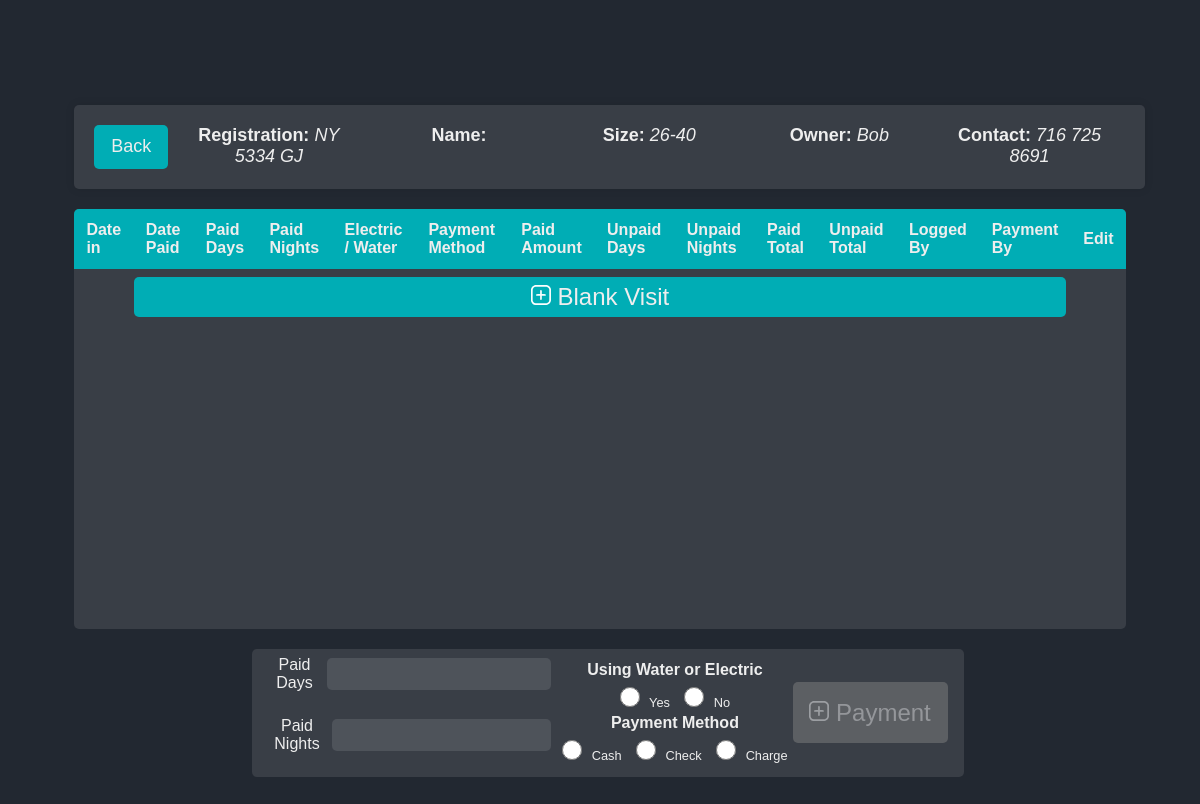
The app's page /visits?id=3 (signed in) with its own data.
### website/models.py (models this page shows)
class Boat(db.Model):
    id = db.Column(db.Integer, primary_key=True)
    boat_reg = db.Column(db.String(150), unique=True)
    sanitized_boat_reg = db.Column(db.String(150), unique=True)
    boat_name = db.Column(db.String(150))
    sanitized_boat_name = db.Column(db.String(150))
    phone_number = db.Column(db.String(150))
    sanitized_phone_number = db.Column(db.String(150))
    owner_name = db.Column(db.String(150))
    sanitized_owner_name = db.Column(db.String(150))
    boat_size = db.Column(db.Integer)
    email = db.Column(db.String(150))
    zipcode = db.Column(db.String(150))
    visits = db.relationship('Visit', backref='boat')
    current_boats_id = db.Column(db.Integer, db.ForeignKey('current_boats.id'))
    total_paid_days = db.Column(db.Integer)
    total_paid_nights = db.Column(db.Integer)
    total_unpaid_days = db.Column(db.Integer)
    total_unpaid_nights = db.Column(db.Integer)
    paid_until = db.Column(db.String(150))
    latest_date_in = db.Column(db.String(150))

### website/views.py (the view, shortened to what this page needs)
@views.route('/visits' , methods=['GET','POST'])
@login_required
def visits():
    form = PaymentForm()
    delete_visit_form = DeleteVisitForm()
    button_pressed = request.form.get('submit-button')
    selected_row_id = request.form.get('selectedRowId')
    print("Button pressed is: " + str(button_pressed))
    print("Selected row ID is:", selected_row_id)
    boat = getBoatById(request.args.get('id', ''))
    sorted_visits = sorted(boat.visits, key=sort_key, reverse=True)
    if button_pressed == "search":
        form.date_paid.data = calc_current_time()
        form.date_in.data = Visit.query.get(selected_row_id).date_in
    if not boat:
        flash("Bad Boat ID", category='error')
    boat = getBoatById(request.args.get('id', ''))
    sorted_visits = sorted(boat.visits, key=sort_key, reverse=True)
    return render_template("visits.html", form=form, boat=boat, visits=sorted_visits, delete_form=delete_visit_form)

### website/forms.py
class PaymentForm(FlaskForm):
    selectedRowId = HiddenField("Feild 1")
    date_in = StringField('Date In', validators=[DataRequired()])
    date_paid = StringField('Date Paid', validators=[DataRequired()])
    paid_days = StringField('Paid Days', validators=[DataRequired()])
    paid_nights = StringField('Paid Nights', validators=[DataRequired()])
    unpaid_days = StringField('Unpaid Days')
    unpaid_nights = StringField('Unpaid Nights')
    paid_enw = RadioField('Electric / Water', choices=[('Yes','Yes'), ('No', 'No') ] , validators=[DataRequired()])
    paid_with  = RadioField('Payment Method', choices=[('Cash','Cash'), ('Check', 'Check'), ('Charge', 'Charge') ] , validators=[DataRequired()])
    submit = SubmitField('Submit')

class DeleteVisitForm(FlaskForm):
    selecteddeleteRowId = HiddenField("Field 1")

### website/functions.py (called while the page is built)
def getBoatById(id):
    boat = Boat.query.get(id)
    if boat is None:
        flash('No boat with given ID found', 'error')
        return None
    else:
        return boat

### website/templates/visits.html (shortened to what this page needs)
{% extends "base.html" %}
{% block head %}
  <link rel="stylesheet" href="static/form-styles.css">
{% endblock %}
{% block styles %}static/visit-styles.css{% endblock %}
{% block content%}
<div id="boat-info" class="boat-info-container {% if not boat.total_unpaid_nights == None and boat.total_unpaid_nights > 0 %}red-tint{%elif not boat.total_unpaid_days == None and boat.total_unpaid_days > 0%} yellow-tint {% endif %}">
  <a href="{{ url_for('views.log_boat', boat_reg=boat.boat_reg, boat_name=boat.boat_name, phone_number=boat.phone_number, id=boat.id) }}" id="home-btn">Back</a>
  <div class="boat-info-item"><h3><span><b>Registration:</b> </span><em>{{boat.boat_reg}}</em></h3></div>
  <div class="boat-info-item"><h3><span><b>Name:</b> </span><em>{{boat.boat_name}}</em></h3></div>
  <div class="boat-info-item"><h3><span><b>Size:</b> </span><em>{{boat.boat_size}}</em></h3></div>
  <div class="boat-info-item"><h3><span><b>Owner:</b> </span><em>{{boat.owner_name}}</em></h3></div>
  <div class="boat-info-item"><h3><span><b>Contact:</b> </span><em>{{boat.phone_number}}</em></h3></div>
</div>
<div id="main-container">
    <div id="left-container" style="flex: 1;">
            <div id="table-container">
                <table id="search-results">
                <thead>
                    <tr>
                    <th>Date in</th>
                    <th>Date Paid</th>
                    <th>Paid Days</th>
                    <th>Paid Nights</th>
                    <th>Electric / Water</th>
                    <th>Payment Method</th>
                    <th>Paid Amount</th>
                    <th>Unpaid Days</th>
                    <th>Unpaid Nights</th>
                    <th>Paid Total</th>
                    <th>Unpaid Total</th>
                    <th>Logged By</th>
                    <th>Payment By</th>
                    <th>Edit</th>
                    </tr>
                </thead>
                <tbody>
                    <tr class="add-blank-visit" id="add-blank-visit">
                      <td colspan="14">
                          <form method="POST">
                            <button type="submit" class="btn btn-primary add-blank-visit-button" name="submit-button" value="add_new">
                              <img src="static/more.svg" alt="Add-blank-visit" width="20" height="20">
                              Blank Visit
                            </button>
                          </form>
                      </td>
                    </tr>
                </tbody>
                </table>
            </div>
            </div>
    </div>
    <div id="right-container">
        <form method="POST" id="search">
          <div id="search-container" style="height: 7em;">
            <div>
                <div class="form-group">
                    {{ form.paid_days.label }}
                    {{ form.paid_days(class="form-control") }}
                </div>
                <div class="form-group">
                    {{ form.paid_nights.label }}
                    {{ form.paid_nights(class="form-control") }}
                </div>
            </div>
            <div class="radio-container">
                <div>
                    <h4 class="custom-heading">Using Water or Electric</h4>
                    {% for subfield in form.paid_enw %}
                        {{ subfield(class="form-check-input") }} {{ subfield.label(class="form-check-label") }}
                    {% endfor %}
                </div>
                <div>
                    <h4 class="custom-heading">Payment Method</h4>
                    {% for subfield in form.paid_with %}
                        {{ subfield(class="form-check-input") }} {{ subfield.label(class="form-check-label") }}
                    {% endfor %}
                </div>
            </div>
            <div>
              <div id="button-container">
                <button type="submit" class="btn btn-primary" id="login-btn" name="submit-button" value="search" >
                    <div >
                        <img src="static/more.svg" alt="Add-visit" width="20" height="20">
                        Payment
                    </div>
                </button>
            </div>
            </div>
          </div>
        </form>
</div>
{%endblock%}

### website/static/visit-styles.css (style rules this page uses)
body { margin: 0; padding: 1em; font-family: Arial, sans-serif; background-color: #222831; color: #eeeeee; height: 100%; overflow: auto; display: flex; flex-direction: column; }
#main-container { display: flex; justify-content: space-between; padding: 1.25em; box-sizing: border-box; flex-wrap: wrap; }
#left-container, #right-container { flex: 1; max-height: 100%; overflow: auto; box-sizing: border-box; }
#right-container { padding: 1.25em; }
#search-container { display: flex; flex-direction: column; align-items: center; margin-bottom: 1.25em; }
input[type="text"] { margin: 0.5em; width: 100%; max-width: 18.75em; }
table { background-color: #393e46; border-collapse: collapse; width: 100%; }
th, td { padding: 0.75em; text-align: left; }
th { background-color: #00adb5; }
#button-container { display: flex; justify-content: center; }
#login-btn, #home-btn { font-size: 1.5em; text-align: center; background-color: #00adb5; color: #eeeeee; padding: 1.25em 2.5em; border: none; cursor: pointer; transition: background-color 0.3s ease, transform 0.3s ease; border-radius: 5px; display: inline-block; margin-right: 0.5em; }
#main-container { padding: 0; }

### website/static/form-styles.css (style rules this page uses)
body { background-color: #222831; font-family: 'Arial', sans-serif; margin: 0; display: flex; justify-content: center; align-items: center; height: 100vh; }
.form-group { margin-bottom: 1em; display: flex; justify-content: center; align-items: center; }
.form-group label { display: block; color: #eeeeee; }
.form-check-input, .form-check-label { display: inline-block; margin-right: 0.625em; }
.form-check-input { width: auto; height: auto; }
input[type='radio'] { width: 1.5625em; height: 1.5625em; }
.form-group input { width: 100%; padding: 0.625em; border: none; border-radius: 5px; }
.form-control { background-color: #393e46; color: #eeeeee; }
.form-control::placeholder { color: #adb5bd; }
.btn-primary, #update-btn { font-size: 1.5em; background-color: #00adb5; margin: auto; color: #eeeeee; padding: 1.25em 2.5em; border: none; cursor: pointer; transition: background-color 0.3s ease, transform 0.3s ease; border-radius: 5px; margin-bottom: 1.25em; }
#home-btn { font-size: 1.125em; background-color: #00adb5; color: #eeeeee; padding: 0.625em 0.9375em; border: none; cursor: pointer; text-decoration: none; transition: background-color 0.3s ease, transform 0.3s ease; border-radius: 5px; display: inline-block; margin-right: 0.3125em; }

### website/templates/visits.html (style rules this page uses)
.boat-info-container { display: flex; flex-wrap: wrap; justify-content: space-between; width: 98%; background: #393e46; padding: 1.25em; margin-bottom: 1.25em; border-radius: 5px; box-shadow: 0px 0px 10px 0px rgba(0,0,0,0.1); }
.boat-info-item { flex: 1; text-align: center; margin: 0 0.3125em; }
.boat-info-item h3, h2 { margin: 0; padding-top: 0; padding-bottom: 0; font-size: 1.125em; color: #eeeeee; font-weight: normal; }
#table-container { padding-bottom: 1.25em; height: 25em; overflow-y: auto; background-color: #393e46; border-radius: 5px; }
tr.add-blank-visit td { padding: 0.5em; text-align: center; }
.add-blank-visit-button { margin-bottom: 0px; width: 90%; padding: 0.25em 0.5em; }
.radio-container { padding: 0px; margin: 0px; }
.radio-container .form-check-input, .radio-container .form-check-label { font-size: 0.8rem; margin-right: 5px; margin-bottom: 0.2em; margin-top: 0em; padding: 0px; }
.custom-heading { font-size: 1em; margin-bottom: 0.5em; margin-top: 0.1em; }
#search-container { background-color: rgb(57, 62, 70); border-radius: 5px; width: 100%; display: flex; justify-content: center; align-items: center; flex-direction: row; padding: 0.5em; }
#search-container input { background-color:#4E535A; }
#right-container { display: flex; justify-content: center; }
#search-container button { padding: 0.7em; margin: 0em; }
#login-btn:disabled { opacity: 0.5; }

### records on screen
Boat: boat_reg "NY 5334 GJ", boat_size "26-40", owner_name "Bob", phone_number "716 725 8691"

### other values on screen
{{ subfield.label(class="form-check-label") }} "Yes" "No"
{{ subfield.label(class="form-check-label") }} "Cash" "Check" "Charge"
